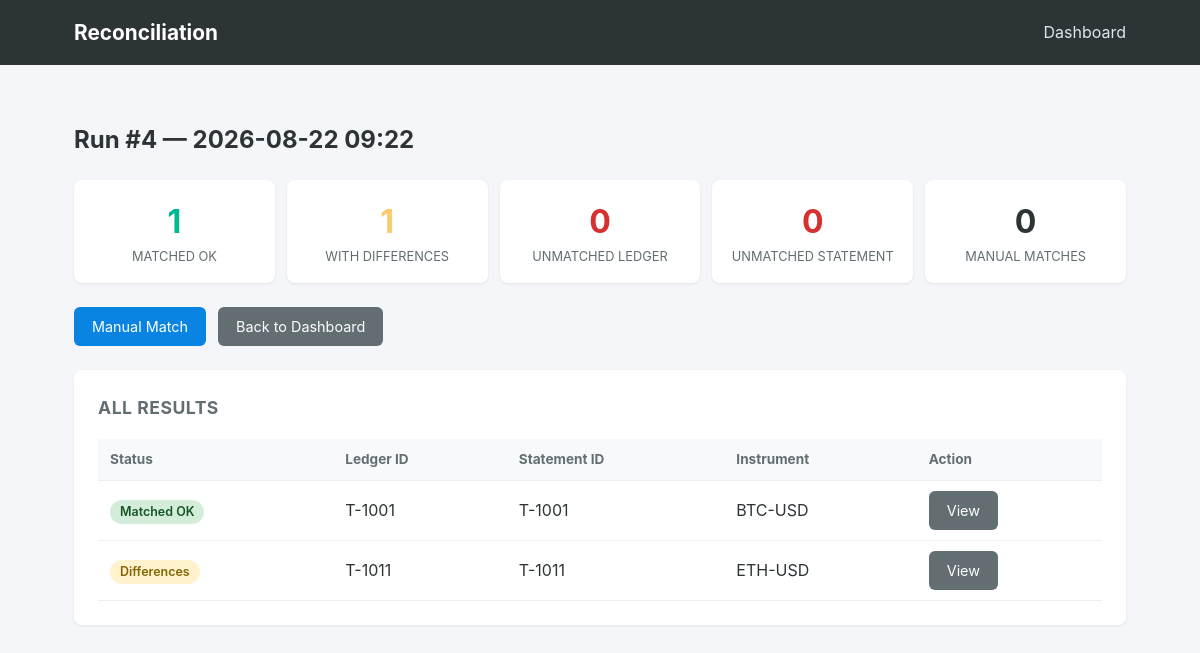
Screenshot of /run/4 with the database file from the repository.
### reconciliation/db/models.py (models this page shows, shortened)
class Base(DeclarativeBase):
  pass

class Run(Base):
  __tablename__ = "reconciliation_runs"
  id: Mapped[int] = mapped_column(Integer, primary_key=True)
  started_at: Mapped[datetime] = mapped_column(DateTime(timezone=True), default=lambda: datetime.now(timezone.utc))
  completed_at: Mapped[Optional[datetime]] = mapped_column(DateTime(timezone=True))
  status: Mapped[str] = mapped_column(String(20), default="running")
  matches: Mapped[list["MatchRow"]] = relationship(back_populates="run")

class MatchRow(Base):
  __tablename__ = "match_results"
  id: Mapped[int] = mapped_column(Integer, primary_key=True)
  run_id: Mapped[int] = mapped_column(ForeignKey("reconciliation_runs.id"), nullable=False)
  status: Mapped[str] = mapped_column(String(40), nullable=False)
  ledger_id: Mapped[Optional[int]] = mapped_column("ledger_transaction_id", ForeignKey("transactions.id"))
  statement_id: Mapped[Optional[int]] = mapped_column("statement_transaction_id", ForeignKey("transactions.id"))
  match_key: Mapped[Optional[str]] = mapped_column(String(100))
  is_manual: Mapped[bool] = mapped_column(Boolean, default=False)
  diffs_json: Mapped[str] = mapped_column("field_diffs_json", Text, default="[]")
  run: Mapped["Run"] = relationship(back_populates="matches")
  ledger: Mapped[Optional["TxnRow"]] = relationship(foreign_keys=[ledger_id])
  statement: Mapped[Optional["TxnRow"]] = relationship(foreign_keys=[statement_id])
  @property
  def ledger_transaction(self) -> Optional["TxnRow"]:
    return self.ledger
  @property
  def statement_transaction(self) -> Optional["TxnRow"]:
    return self.statement

class TxnRow(Base):
  __tablename__ = "transactions"
  __table_args__ = (UniqueConstraint("source_system", "external_id", name="uq_txn"),)
  id: Mapped[int] = mapped_column(Integer, primary_key=True)
  source_file_id: Mapped[int] = mapped_column(ForeignKey("source_files.id"), nullable=False)
  source_system: Mapped[str] = mapped_column(String(20), nullable=False)
  external_id: Mapped[str] = mapped_column(String(50), nullable=False, index=True)
  traded_at: Mapped[datetime] = mapped_column(DateTime(timezone=True), nullable=False)
  instrument: Mapped[str] = mapped_column(String(50), nullable=False)
  side: Mapped[str] = mapped_column(String(10), nullable=False)
  quantity: Mapped[Decimal] = mapped_column(Numeric(18, 8), nullable=False)
  price: Mapped[Decimal] = mapped_column(Numeric(18, 8), nullable=False)
  gross_amount: Mapped[Decimal] = mapped_column(Numeric(18, 2), nullable=False)
  state: Mapped[str] = mapped_column(String(20), nullable=False)
  raw_json: Mapped[str] = mapped_column("raw_row_json", Text, default="{}")
  updated_at: Mapped[datetime] = mapped_column(DateTime(timezone=True), default=lambda: datetime.now(timezone.utc))
  file: Mapped["SourceFile"] = relationship(back_populates="txns")

### app.py (the view)
@app.route("/run/<int:run_id>")
def run_detail(run_id):
  s = db()
  try:
    run = get_run(s, run_id)
    if not run:
      flash("not found", "error")
      return redirect(url_for("index"))
    attention = {Status.DIFF.value, Status.UNMATCHED_L.value, Status.UNMATCHED_S.value}
    return render_template("run_detail.html", run=run, counts=count_status(run),
      needs_attention=[m for m in run.matches if m.status in attention],
      all_matches=sorted(run.matches, key=lambda m: m.status))
  finally:
    s.close()

### app.py (called while the page is built)
@app.before_request
def _init():
  init_db()

def db():
  return get_session()

### reconciliation/db/connection.py (called while the page is built)
def init_db():
  Base.metadata.create_all(bind=engine)

def get_session():
  return Session()

### reconciliation/services/service.py (called while the page is built)
def get_run(session: Session, run_id: int) -> Optional[Run]:
  return (
    session.query(Run)
    .options(
      joinedload(Run.matches).joinedload(MatchRow.ledger),
      joinedload(Run.matches).joinedload(MatchRow.statement),
    )
    .filter_by(id=run_id).first()
  )

def count_status(run: Run) -> dict[str, int]:
  c = {s.value: 0 for s in Status}
  for m in run.matches:
    c[m.status] = c.get(m.status, 0) + 1
  return c

### templates/run_detail.html (shortened to what this page needs)
{% extends "base.html" %}
{% block content %}
<h2 style="margin-bottom:20px">Run #{{ run.id }} — {{ run.started_at.strftime('%Y-%m-%d %H:%M') }}</h2>
<div class="summary-grid">
  <div class="summary-card ok">
    <div class="count">{{ counts.get('matched_ok', 0) }}</div>
    <div class="label">Matched OK</div>
  </div>
  <div class="summary-card warn">
    <div class="count">{{ counts.get('matched_with_differences', 0) }}</div>
    <div class="label">With Differences</div>
  </div>
  <div class="summary-card bad">
    <div class="count">{{ counts.get('unmatched_ledger', 0) }}</div>
    <div class="label">Unmatched Ledger</div>
  </div>
  <div class="summary-card bad">
    <div class="count">{{ counts.get('unmatched_statement', 0) }}</div>
    <div class="label">Unmatched Statement</div>
  </div>
  <div class="summary-card">
    <div class="count">{{ counts.get('manually_matched', 0) }}</div>
    <div class="label">Manual Matches</div>
  </div>
</div>
<div class="actions">
  <a href="{{ url_for('manual_match', run_id=run.id) }}" class="btn">Manual Match</a>
  <a href="{{ url_for('index') }}" class="btn btn-secondary">Back to Dashboard</a>
</div>
<div class="card" style="margin-top:24px">
  <h2>All Results</h2>
  <table>
    <thead>
      <tr>
        <th>Status</th>
        <th>Ledger ID</th>
        <th>Statement ID</th>
        <th>Instrument</th>
        <th>Action</th>
      </tr>
    </thead>
    <tbody>
      {% for m in all_matches %}
      <tr>
        <td>
          {% if m.status == 'matched_ok' %}
            <span class="badge badge-ok">Matched OK</span>
          {% elif m.status == 'matched_with_differences' %}
            <span class="badge badge-warn">Differences</span>
          {% elif m.status == 'unmatched_ledger' %}
            <span class="badge badge-bad">Unmatched Ledger</span>
          {% elif m.status == 'unmatched_statement' %}
            <span class="badge badge-bad">Unmatched Statement</span>
          {% elif m.status == 'manually_matched' %}
            <span class="badge badge-info">Manual Match</span>
          {% else %}
            <span class="badge">{{ m.status }}</span>
          {% endif %}
        </td>
        <td>{{ m.ledger_transaction.external_id if m.ledger_transaction else '—' }}</td>
        <td>{{ m.statement_transaction.external_id if m.statement_transaction else '—' }}</td>
        <td>
          {% if m.ledger_transaction %}{{ m.ledger_transaction.instrument }}
          {% elif m.statement_transaction %}{{ m.statement_transaction.instrument }}
          {% else %}—{% endif %}
        </td>
        <td>
          {% if m.ledger_transaction or m.statement_transaction %}
            <a href="{{ url_for('match_detail', run_id=run.id, match_id=m.id) }}" class="btn btn-secondary">View</a>
          {% endif %}
        </td>
      </tr>
      {% endfor %}
    </tbody>
  </table>
</div>
{% endblock %}

### static/style.css (style rules this page uses)
* { box-sizing: border-box; margin: 0; padding: 0; }
body { font-family: -apple-system, BlinkMacSystemFont, "Segoe UI", Roboto, sans-serif; background: #f5f6fa; color: #2d3436; line-height: 1.6; }
.card { background: #fff; border-radius: 8px; padding: 24px; margin-bottom: 24px; box-shadow: 0 1px 3px rgba(0,0,0,0.08); }
.card h2 { font-size: 1.1rem; margin-bottom: 16px; color: #636e72; text-transform: uppercase; letter-spacing: 0.5px; }
.btn { display: inline-block; padding: 8px 18px; border: none; border-radius: 6px; cursor: pointer; font-size: 0.9rem; text-decoration: none; color: #fff; background: #0984e3; }
.btn-secondary { background: #636e72; }
.summary-grid { display: grid; grid-template-columns: repeat(auto-fit, minmax(150px, 1fr)); gap: 12px; margin-bottom: 24px; }
.summary-card { background: #fff; border-radius: 8px; padding: 16px; text-align: center; box-shadow: 0 1px 3px rgba(0,0,0,0.08); }
.summary-card .count { font-size: 2rem; font-weight: 700; }
.summary-card .label { font-size: 0.8rem; color: #636e72; text-transform: uppercase; }
.summary-card.ok .count { color: #00b894; }
.summary-card.warn .count { color: #fdcb6e; }
.summary-card.bad .count { color: #d63031; }
table { width: 100%; border-collapse: collapse; }
th, td { padding: 10px 12px; text-align: left; border-bottom: 1px solid #eee; }
th { background: #f8f9fa; font-size: 0.85rem; color: #636e72; }
.badge { display: inline-block; padding: 2px 10px; border-radius: 12px; font-size: 0.78rem; font-weight: 600; }
.badge-ok { background: #d4edda; color: #155724; }
.badge-warn { background: #fff3cd; color: #856404; }
.actions { margin-top: 16px; display: flex; gap: 12px; }

### rows the page displays
Run: id "4", started_at "2026-08-22 09:22"
MatchRow: status "Matched OK", ledger_transaction "T-1001", statement_transaction "T-1001", ledger_transaction.instrument "BTC-USD"
MatchRow: shows "Differences", ledger_transaction "T-1011", statement_transaction "T-1011", ledger_transaction.instrument "ETH-USD"

### other values shown
{{ counts.get('matched_ok', 0) }} "1"
{{ counts.get('matched_with_differences', 0) }} "1"
{{ counts.get('unmatched_ledger', 0) }} "0"
{{ counts.get('unmatched_statement', 0) }} "0"
{{ counts.get('manually_matched', 0) }} "0"
